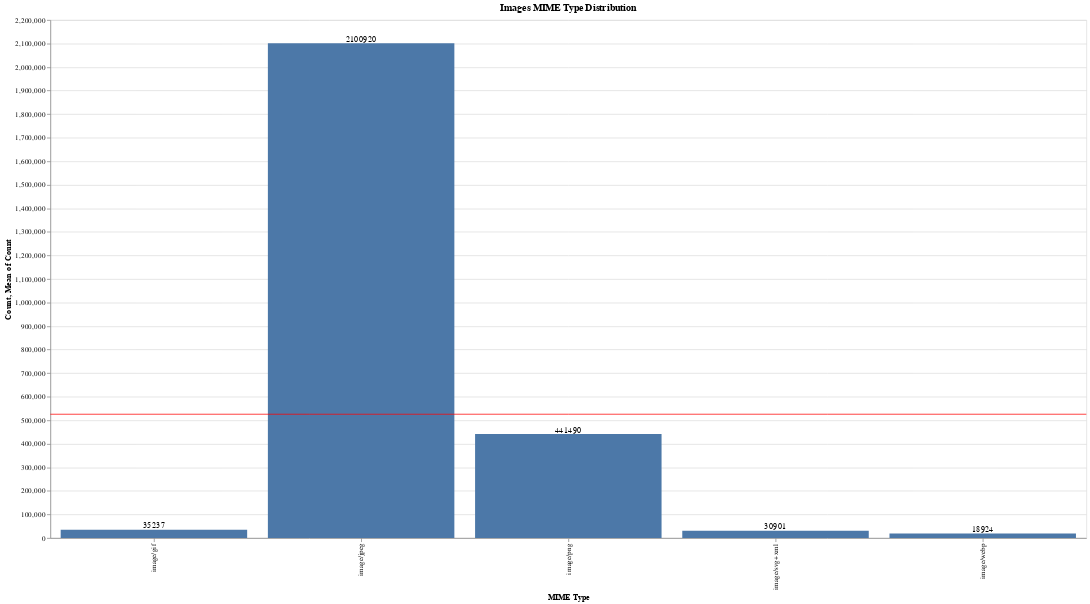

Source (notebook cell):
### Markdown cell above
#### How about a MIME type distribution?

What _kind_ of image files are present? We can discover this by checking their "media type", or [MIME type](https://en.wikipedia.org/wiki/Media_type).

### Code cell
image_mime_types = images['mime_type_tika'].value_counts().head(5).rename_axis('MIME Type').reset_index(name='Count')

image_mimes_bar = alt.Chart(image_mime_types).mark_bar().encode(
    x='MIME Type:O',
    y='Count:Q'
)

image_mime_rule = alt.Chart(image_mime_types).mark_rule(color='red').encode(
    y='mean(Count):Q'
)

image_mime_text = image_mimes_bar.mark_text(
    align='center',
    baseline='bottom'
).encode(
    text='Count:Q'
)

(image_mimes_bar + image_mime_rule + image_mime_text).properties(width=1400, height=700, title='Images MIME Type Distribution')

### Figure 1 — Vega-Lite specification as saved in the notebook (floating-point values rounded to 4 significant figures)
{"config": {"view": {"continuousWidth": 400, "continuousHeight": 300}}, "layer": [{"mark": "bar", "encoding": {"x": {"type": "ordinal", "field": "MIME Type"}, "y": {"type": "quantitative", "field": "Count"}}}, {"mark": {"type": "rule", "color": "red"}, "encoding": {"y": {"type": "quantitative", "aggregate": "mean", "field": "Count"}}}, {"mark": {"type": "text", "align": "center", "baseline": "bottom"}, "encoding": {"text": {"type": "quantitative", "field": "Count"}, "x": {"type": "ordinal", "field": "MIME Type"}, "y": {"type": "quantitative", "field": "Count"}}}], "data": {"name": "data-aa09efefc5637f1c3a956e4c34e0c8a4"}, "height": 700, "title": "Images MIME Type Distribution", "width": 1400, "$schema": "https://vega.github.io/schema/vega-lite/v4.8.1.json", "datasets": {"data-aa09efefc5637f1c3a956e4c34e0c8a4": [{"MIME Type": "image/jpeg", "Count": 2100920}, {"MIME Type": "image/png", "Count": 441490}, {"MIME Type": "image/gif", "Count": 35237}, {"MIME Type": "image/svg+xml", "Count": 30901}, {"MIME Type": "image/webp", "Count": 18924}]}}
